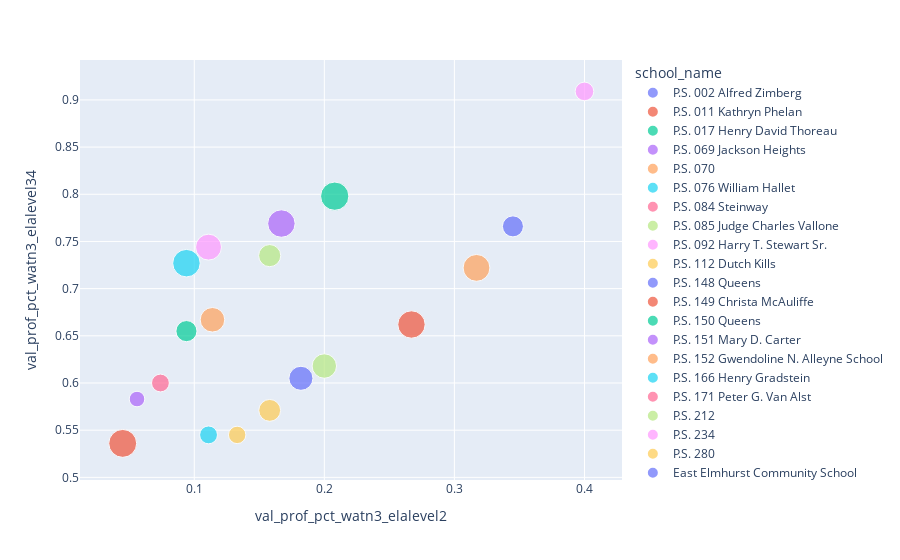

Write notebook code for a chart like this one.
### Markdown cell above
Plot: Percentage of Students at Level 3 or 4 in 5th Grade (Out of Students at Level 3 or 4 in 3rd Grade) vs. Percentage of Students at Level 3 or 4 in 5th Grade (Out of Students at Level 2 in 3rd Grade), in `English Language Arts`

### Code cell
fig = px.scatter(district30elementary, x="val_prof_pct_watn3_elalevel2", y="val_prof_pct_watn3_elalevel34", size='enrollment',
             color="school_name", hover_name="school_name")
fig.show()

### Figure 1 — Plotly figure (JSON) as saved in the notebook; plotly's stock layout.template omitted (floating-point values rounded to 4 significant figures)
{"data": [{"hovertemplate": "<b>%{hovertext}</b><br><br>school_name=P.S. 002 Alfred Zimberg<br>val_prof_pct_watn3_elalevel2=%{x}<br>val_prof_pct_watn3_elalevel34=%{y}<br>enrollment=%{marker.size}<extra></extra>", "hovertext": ["P.S. 002 Alfred Zimberg"], "legendgroup": "P.S. 002 Alfred Zimberg", "marker": {"color": "#636efa", "size": [533], "sizemode": "area", "sizeref": 2.413, "symbol": "circle"}, "mode": "markers", "name": "P.S. 002 Alfred Zimberg", "orientation": "v", "showlegend": true, "type": "scatter", "x": [0.345], "xaxis": "x", "y": [0.766], "yaxis": "y"}, {"hovertemplate": "<b>%{hovertext}</b><br><br>school_name=P.S. 011 Kathryn Phelan<br>val_prof_pct_watn3_elalevel2=%{x}<br>val_prof_pct_watn3_elalevel34=%{y}<br>enrollment=%{marker.size}<extra></extra>", "hovertext": ["P.S. 011 Kathryn Phelan"], "legendgroup": "P.S. 011 Kathryn Phelan", "marker": {"color": "#EF553B", "size": [906], "sizemode": "area", "sizeref": 2.413, "symbol": "circle"}, "mode": "markers", "name": "P.S. 011 Kathryn Phelan", "orientation": "v", "showlegend": true, "type": "scatter", "x": [0.267], "xaxis": "x", "y": [0.662], "yaxis": "y"}, {"hovertemplate": "<b>%{hovertext}</b><br><br>school_name=P.S. 017 Henry David Thoreau<br>val_prof_pct_watn3_elalevel2=%{x}<br>val_prof_pct_watn3_elalevel34=%{y}<br>enrollment=%{marker.size}<extra></extra>", "hovertext": ["P.S. 017 Henry David Thoreau"], "legendgroup": "P.S. 017 Henry David Thoreau", "marker": {"color": "#00cc96", "size": [537], "sizemode": "area", "sizeref": 2.413, "symbol": "circle"}, "mode": "markers", "name": "P.S. 017 Henry David Thoreau", "orientation": "v", "showlegend": true, "type": "scatter", "x": [0.094], "xaxis": "x", "y": [0.655], "yaxis": "y"}, {"hovertemplate": "<b>%{hovertext}</b><br><br>school_name=P.S. 069 Jackson Heights<br>val_prof_pct_watn3_elalevel2=%{x}<br>val_prof_pct_watn3_elalevel34=%{y}<br>enrollment=%{marker.size}<extra></extra>", "hovertext": ["P.S. 069 Jackson Heights"], "legendgroup": "P.S. 069 Jackson Heights", "marker": {"color": "#ab63fa", "size": [909], "sizemode": "area", "sizeref": 2.413, "symbol": "circle"}, "mode": "markers", "name": "P.S. 069 Jackson Heights", "orientation": "v", "showlegend": true, "type": "scatter", "x": [0.167], "xaxis": "x", "y": [0.769], "yaxis": "y"}, {"hovertemplate": "<b>%{hovertext}</b><br><br>school_name=P.S. 070<br>val_prof_pct_watn3_elalevel2=%{x}<br>val_prof_pct_watn3_elalevel34=%{y}<br>enrollment=%{marker.size}<extra></extra>", "hovertext": ["P.S. 070"], "legendgroup": "P.S. 070", "marker": {"color": "#FFA15A", "size": [728], "sizemode": "area", "sizeref": 2.413, "symbol": "circle"}, "mode": "markers", "name": "P.S. 070", "orientation": "v", "showlegend": true, "type": "scatter", "x": [0.114], "xaxis": "x", "y": [0.667], "yaxis": "y"}, {"hovertemplate": "<b>%{hovertext}</b><br><br>school_name=P.S. 076 William Hallet<br>val_prof_pct_watn3_elalevel2=%{x}<br>val_prof_pct_watn3_elalevel34=%{y}<br>enrollment=%{marker.size}<extra></extra>", "hovertext": ["P.S. 076 William Hallet"], "legendgroup": "P.S. 076 William Hallet", "marker": {"color": "#19d3f3", "size": [385], "sizemode": "area", "sizeref": 2.413, "symbol": "circle"}, "mode": "markers", "name": "P.S. 076 William Hallet", "orientation": "v", "showlegend": true, "type": "scatter", "x": [0.111], "xaxis": "x", "y": [0.545], "yaxis": "y"}, {"hovertemplate": "<b>%{hovertext}</b><br><br>school_name=P.S. 084 Steinway<br>val_prof_pct_watn3_elalevel2=%{x}<br>val_prof_pct_watn3_elalevel34=%{y}<br>enrollment=%{marker.size}<extra></extra>", "hovertext": ["P.S. 084 Steinway"], "legendgroup": "P.S. 084 Steinway", "marker": {"color": "#FF6692", "size": [228], "sizemode": "area", "sizeref": 2.413, "symbol": "circle"}, "mode": "markers", "name": "P.S. 084 Steinway", "orientation": "v", "showlegend": true, "type": "scatter", "x": [null], "xaxis": "x", "y": [0.818], "yaxis": "y"}, {"hovertemplate": "<b>%{hovertext}</b><br><br>school_name=P.S. 085 Judge Charles Vallone<br>val_prof_pct_watn3_elalevel2=%{x}<br>val_prof_pct_watn3_elalevel34=%{y}<br>enrollment=%{marker.size}<extra></extra>", "hovertext": ["P.S. 085 Judge Charles Vallone"], "legendgroup": "P.S. 085 Judge Charles Vallone", "marker": {"color": "#B6E880", "size": [590], "sizemode": "area", "sizeref": 2.413, "symbol": "circle"}, "mode": "markers", "name": "P.S. 085 Judge Charles Vallone", "orientation": "v", "showlegend": true, "type": "scatter", "x": [0.158], "xaxis": "x", "y": [0.735], "yaxis": "y"}, {"hovertemplate": "<b>%{hovertext}</b><br><br>school_name=P.S. 092 Harry T. Stewart Sr.<br>val_prof_pct_watn3_elalevel2=%{x}<br>val_prof_pct_watn3_elalevel34=%{y}<br>enrollment=%{marker.size}<extra></extra>", "hovertext": ["P.S. 092 Harry T. Stewart Sr."], "legendgroup": "P.S. 092 Harry T. Stewart Sr.", "marker": {"color": "#FF97FF", "size": [811], "sizemode": "area", "sizeref": 2.413, "symbol": "circle"}, "mode": "markers", "name": "P.S. 092 Harry T. Stewart Sr.", "orientation": "v", "showlegend": true, "type": "scatter", "x": [0.111], "xaxis": "x", "y": [0.744], "yaxis": "y"}, {"hovertemplate": "<b>%{hovertext}</b><br><br>school_name=P.S. 112 Dutch Kills<br>val_prof_pct_watn3_elalevel2=%{x}<br>val_prof_pct_watn3_elalevel34=%{y}<br>enrollment=%{marker.size}<extra></extra>", "hovertext": ["P.S. 112 Dutch Kills"], "legendgroup": "P.S. 112 Dutch Kills", "marker": {"color": "#FECB52", "size": [366], "sizemode": "area", "sizeref": 2.413, "symbol": "circle"}, "mode": "markers", "name": "P.S. 112 Dutch Kills", "orientation": "v", "showlegend": true, "type": "scatter", "x": [0.133], "xaxis": "x", "y": [0.545], "yaxis": "y"}, {"hovertemplate": "<b>%{hovertext}</b><br><br>school_name=P.S. 148 Queens<br>val_prof_pct_watn3_elalevel2=%{x}<br>val_prof_pct_watn3_elalevel34=%{y}<br>enrollment=%{marker.size}<extra></extra>", "hovertext": ["P.S. 148 Queens"], "legendgroup": "P.S. 148 Queens", "marker": {"color": "#636efa", "size": [700], "sizemode": "area", "sizeref": 2.413, "symbol": "circle"}, "mode": "markers", "name": "P.S. 148 Queens", "orientation": "v", "showlegend": true, "type": "scatter", "x": [0.182], "xaxis": "x", "y": [0.605], "yaxis": "y"}, {"hovertemplate": "<b>%{hovertext}</b><br><br>school_name=P.S. 149 Christa McAuliffe<br>val_prof_pct_watn3_elalevel2=%{x}<br>val_prof_pct_watn3_elalevel34=%{y}<br>enrollment=%{marker.size}<extra></extra>", "hovertext": ["P.S. 149 Christa McAuliffe"], "legendgroup": "P.S. 149 Christa McAuliffe", "marker": {"color": "#EF553B", "size": [940], "sizemode": "area", "sizeref": 2.413, "symbol": "circle"}, "mode": "markers", "name": "P.S. 149 Christa McAuliffe", "orientation": "v", "showlegend": true, "type": "scatter", "x": [0.045], "xaxis": "x", "y": [0.536], "yaxis": "y"}, {"hovertemplate": "<b>%{hovertext}</b><br><br>school_name=P.S. 150 Queens<br>val_prof_pct_watn3_elalevel2=%{x}<br>val_prof_pct_watn3_elalevel34=%{y}<br>enrollment=%{marker.size}<extra></extra>", "hovertext": ["P.S. 150 Queens"], "legendgroup": "P.S. 150 Queens", "marker": {"color": "#00cc96", "size": [965], "sizemode": "area", "sizeref": 2.413, "symbol": "circle"}, "mode": "markers", "name": "P.S. 150 Queens", "orientation": "v", "showlegend": true, "type": "scatter", "x": [0.208], "xaxis": "x", "y": [0.798], "yaxis": "y"}, {"hovertemplate": "<b>%{hovertext}</b><br><br>school_name=P.S. 151 Mary D. Carter<br>val_prof_pct_watn3_elalevel2=%{x}<br>val_prof_pct_watn3_elalevel34=%{y}<br>enrollment=%{marker.size}<extra></extra>", "hovertext": ["P.S. 151 Mary D. Carter"], "legendgroup": "P.S. 151 Mary D. Carter", "marker": {"color": "#ab63fa", "size": [293], "sizemode": "area", "sizeref": 2.413, "symbol": "circle"}, "mode": "markers", "name": "P.S. 151 Mary D. Carter", "orientation": "v", "showlegend": true, "type": "scatter", "x": [0.056], "xaxis": "x", "y": [0.583], "yaxis": "y"}, {"hovertemplate": "<b>%{hovertext}</b><br><br>school_name=P.S. 152 Gwendoline N. Alleyne School<br>val_prof_pct_watn3_elalevel2=%{x}<br>val_prof_pct_watn3_elalevel34=%{y}<br>enrollment=%{marker.size}<extra></extra>", "hovertext": ["P.S. 152 Gwendoline N. Alleyne School"], "legendgroup": "P.S. 152 Gwendoline N. Alleyne School", "marker": {"color": "#FFA15A", "size": [869], "sizemode": "area", "sizeref": 2.413, "symbol": "circle"}, "mode": "markers", "name": "P.S. 152 Gwendoline N. Alleyne School", "orientation": "v", "showlegend": true, "type": "scatter", "x": [0.317], "xaxis": "x", "y": [0.722], "yaxis": "y"}, {"hovertemplate": "<b>%{hovertext}</b><br><br>school_name=P.S. 166 Henry Gradstein<br>val_prof_pct_watn3_elalevel2=%{x}<br>val_prof_pct_watn3_elalevel34=%{y}<br>enrollment=%{marker.size}<extra></extra>", "hovertext": ["P.S. 166 Henry Gradstein"], "legendgroup": "P.S. 166 Henry Gradstein", "marker": {"color": "#19d3f3", "size": [914], "sizemode": "area", "sizeref": 2.413, "symbol": "circle"}, "mode": "markers", "name": "P.S. 166 Henry Gradstein", "orientation": "v", "showlegend": true, "type": "scatter", "x": [0.094], "xaxis": "x", "y": [0.727], "yaxis": "y"}, {"hovertemplate": "<b>%{hovertext}</b><br><br>school_name=P.S. 171 Peter G. Van Alst<br>val_prof_pct_watn3_elalevel2=%{x}<br>val_prof_pct_watn3_elalevel34=%{y}<br>enrollment=%{marker.size}<extra></extra>", "hovertext": ["P.S. 171 Peter G. Van Alst"], "legendgroup": "P.S. 171 Peter G. Van Alst", "marker": {"color": "#FF6692", "size": [382], "sizemode": "area", "sizeref": 2.413, "symbol": "circle"}, "mode": "markers", "name": "P.S. 171 Peter G. Van Alst", "orientation": "v", "showlegend": true, "type": "scatter", "x": [0.074], "xaxis": "x", "y": [0.6], "yaxis": "y"}, {"hovertemplate": "<b>%{hovertext}</b><br><br>school_name=P.S. 212<br>val_prof_pct_watn3_elalevel2=%{x}<br>val_prof_pct_watn3_elalevel34=%{y}<br>enrollment=%{marker.size}<extra></extra>", "hovertext": ["P.S. 212"], "legendgroup": "P.S. 212", "marker": {"color": "#B6E880", "size": [721], "sizemode": "area", "sizeref": 2.413, "symbol": "circle"}, "mode": "markers", "name": "P.S. 212", "orientation": "v", "showlegend": true, "type": "scatter", "x": [0.2], "xaxis": "x", "y": [0.618], "yaxis": "y"}, {"hovertemplate": "<b>%{hovertext}</b><br><br>school_name=P.S. 234<br>val_prof_pct_watn3_elalevel2=%{x}<br>val_prof_pct_watn3_elalevel34=%{y}<br>enrollment=%{marker.size}<extra></extra>", "hovertext": ["P.S. 234"], "legendgroup": "P.S. 234", "marker": {"color": "#FF97FF", "size": [420], "sizemode": "area", "sizeref": 2.413, "symbol": "circle"}, "mode": "markers", "name": "P.S. 234", "orientation": "v", "showlegend": true, "type": "scatter", "x": [0.4], "xaxis": "x", "y": [0.909], "yaxis": "y"}, {"hovertemplate": "<b>%{hovertext}</b><br><br>school_name=P.S. 280<br>val_prof_pct_watn3_elalevel2=%{x}<br>val_prof_pct_watn3_elalevel34=%{y}<br>enrollment=%{marker.size}<extra></extra>", "hovertext": ["P.S. 280"], "legendgroup": "P.S. 280", "marker": {"color": "#FECB52", "size": [575], "sizemode": "area", "sizeref": 2.413, "symbol": "circle"}, "mode": "markers", "name": "P.S. 280", "orientation": "v", "showlegend": true, "type": "scatter", "x": [0.158], "xaxis": "x", "y": [0.571], "yaxis": "y"}, {"hovertemplate": "<b>%{hovertext}</b><br><br>school_name=East Elmhurst Community School<br>val_prof_pct_watn3_elalevel2=%{x}<br>val_prof_pct_watn3_elalevel34=%{y}<br>enrollment=%{marker.size}<extra></extra>", "hovertext": ["East Elmhurst Community School"], "legendgroup": "East Elmhurst Community School", "marker": {"color": "#636efa", "size": [448], "sizemode": "area", "sizeref": 2.413, "symbol": "circle"}, "mode": "markers", "name": "East Elmhurst Community School", "orientation": "v", "showlegend": true, "type": "scatter", "x": [null], "xaxis": "x", "y": [0.556], "yaxis": "y"}, {"hovertemplate": "<b>%{hovertext}</b><br><br>school_name=The Woodside Community School<br>val_prof_pct_watn3_elalevel2=%{x}<br>val_prof_pct_watn3_elalevel34=%{y}<br>enrollment=%{marker.size}<extra></extra>", "hovertext": ["The Woodside Community School"], "legendgroup": "The Woodside Community School", "marker": {"color": "#EF553B", "size": [366], "sizemode": "area", "sizeref": 2.413, "symbol": "circle"}, "mode": "markers", "name": "The Woodside Community School", "orientation": "v", "showlegend": true, "type": "scatter", "x": [null], "xaxis": "x", "y": [null], "yaxis": "y"}], "layout": {"legend": {"itemsizing": "constant", "title": {"text": "school_name"}, "tracegroupgap": 0}, "margin": {"t": 60}, "xaxis": {"anchor": "y", "domain": [0, 1], "title": {"text": "val_prof_pct_watn3_elalevel2"}}, "yaxis": {"anchor": "x", "domain": [0, 1], "title": {"text": "val_prof_pct_watn3_elalevel34"}}}}
